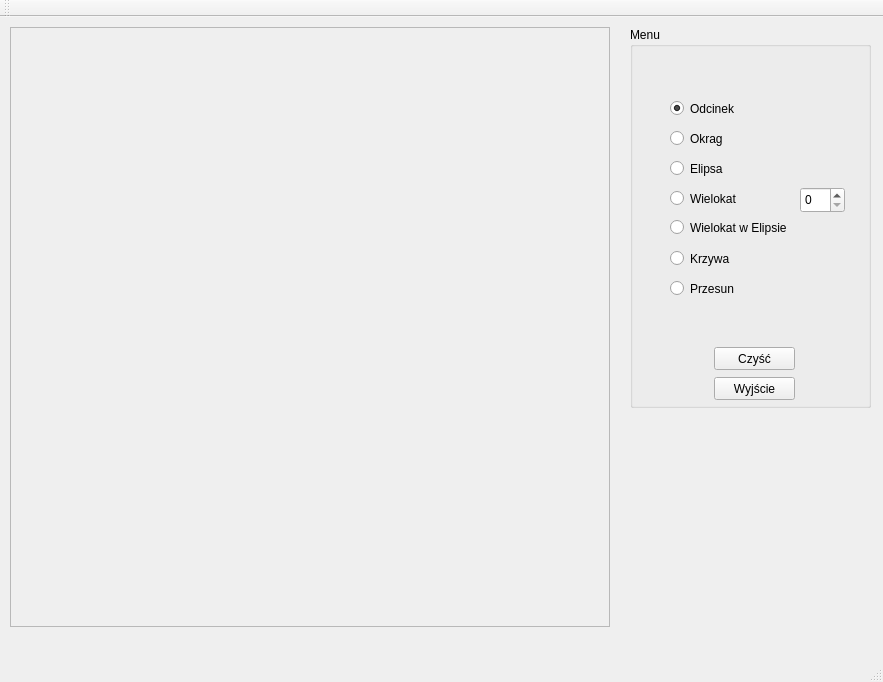
<?xml version="1.0" encoding="UTF-8"?>
<ui version="4.0">
 <class>MyWindow</class>
 <widget class="QMainWindow" name="MyWindow">
  <property name="geometry">
   <rect>
    <x>0</x>
    <y>0</y>
    <width>883</width>
    <height>682</height>
   </rect>
  </property>
  <property name="windowTitle">
   <string>MyWindow</string>
  </property>
  <widget class="QWidget" name="centralWidget">
   <widget class="QFrame" name="rysujFrame">
    <property name="geometry">
     <rect>
      <x>10</x>
      <y>10</y>
      <width>600</width>
      <height>600</height>
     </rect>
    </property>
    <property name="frameShape">
     <enum>QFrame::StyledPanel</enum>
    </property>
    <property name="frameShadow">
     <enum>QFrame::Raised</enum>
    </property>
   </widget>
   <widget class="QGroupBox" name="groupBox">
    <property name="geometry">
     <rect>
      <x>630</x>
      <y>10</y>
      <width>241</width>
      <height>381</height>
     </rect>
    </property>
    <property name="title">
     <string>Menu</string>
    </property>
    <widget class="QPushButton" name="cleanButton">
     <property name="geometry">
      <rect>
       <x>84</x>
       <y>320</y>
       <width>81</width>
       <height>23</height>
      </rect>
     </property>
     <property name="text">
      <string>Czyść</string>
     </property>
    </widget>
    <widget class="QPushButton" name="exitButton">
     <property name="geometry">
      <rect>
       <x>84</x>
       <y>350</y>
       <width>81</width>
       <height>23</height>
      </rect>
     </property>
     <property name="text">
      <string>Wyjście</string>
     </property>
    </widget>
    <widget class="QRadioButton" name="RadioButton">
     <property name="geometry">
      <rect>
       <x>40</x>
       <y>70</y>
       <width>121</width>
       <height>23</height>
      </rect>
     </property>
     <property name="text">
      <string>Odcinek</string>
     </property>
     <property name="checked">
      <bool>true</bool>
     </property>
    </widget>
    <widget class="QRadioButton" name="radioButton">
     <property name="geometry">
      <rect>
       <x>40</x>
       <y>100</y>
       <width>121</width>
       <height>23</height>
      </rect>
     </property>
     <property name="text">
      <string>Okrag</string>
     </property>
    </widget>
    <widget class="QRadioButton" name="radioButton_2">
     <property name="geometry">
      <rect>
       <x>40</x>
       <y>130</y>
       <width>95</width>
       <height>23</height>
      </rect>
     </property>
     <property name="text">
      <string>Elipsa</string>
     </property>
    </widget>
    <widget class="QRadioButton" name="radioButton_3">
     <property name="geometry">
      <rect>
       <x>40</x>
       <y>160</y>
       <width>95</width>
       <height>23</height>
      </rect>
     </property>
     <property name="text">
      <string>Wielokat</string>
     </property>
    </widget>
    <widget class="QRadioButton" name="radioButton_4">
     <property name="geometry">
      <rect>
       <x>40</x>
       <y>190</y>
       <width>131</width>
       <height>21</height>
      </rect>
     </property>
     <property name="text">
      <string>Wielokat w Elipsie</string>
     </property>
    </widget>
    <widget class="QSpinBox" name="spinBox">
     <property name="geometry">
      <rect>
       <x>170</x>
       <y>160</y>
       <width>45</width>
       <height>26</height>
      </rect>
     </property>
    </widget>
    <widget class="QRadioButton" name="radioButton_5">
     <property name="geometry">
      <rect>
       <x>40</x>
       <y>220</y>
       <width>95</width>
       <height>23</height>
      </rect>
     </property>
     <property name="text">
      <string>Krzywa</string>
     </property>
    </widget>
    <widget class="QRadioButton" name="radioButton_6">
     <property name="geometry">
      <rect>
       <x>40</x>
       <y>250</y>
       <width>95</width>
       <height>23</height>
      </rect>
     </property>
     <property name="text">
      <string>Przesun</string>
     </property>
    </widget>
   </widget>
  </widget>
  <widget class="QMenuBar" name="menuBar">
   <property name="geometry">
    <rect>
     <x>0</x>
     <y>0</y>
     <width>883</width>
     <height>22</height>
    </rect>
   </property>
  </widget>
  <widget class="QToolBar" name="mainToolBar">
   <attribute name="toolBarArea">
    <enum>TopToolBarArea</enum>
   </attribute>
   <attribute name="toolBarBreak">
    <bool>false</bool>
   </attribute>
  </widget>
  <widget class="QStatusBar" name="statusBar"/>
 </widget>
 <layoutdefault spacing="6" margin="11"/>
 <resources/>
 <connections/>
</ui>
